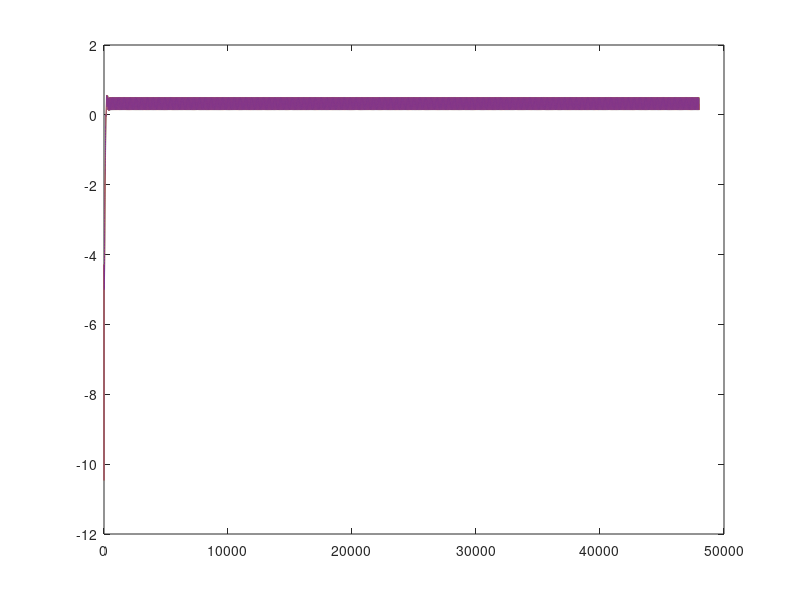

Write the MATLAB code that produced this figure. (Note: this script raises an error after producing the figure.)
% Wide-band fast RMS detector using a filter bank

Q = 1;
beta=(1+sqrt(1+4*Q^2))/(2*Q);
bp_order = 1;
lp_order = 2;
lp_K = 1;
fs = 48000;
f0 = 20;
per_octave = 6;
% 2^(k/per_octave) < fs/(2*f0);
max_k = floor( per_octave * log2(fs/(2*f0)));
fcs = 2.^([0:max_k]'/per_octave) * f0;
while fcs(end) * beta >= fs / 2
    fcs = fcs(1:end - 1);
    max_k = max_k - 1;
end
bp_bs = zeros(2 * bp_order + 1, max_k + 1);
bp_as = zeros(2 * bp_order + 1, max_k + 1);
for k = 0:max_k
    [b, a] = butter(bp_order, [1/beta beta] * fcs(k+1)/fs*2, 'bandpass');
    bp_bs(:, k+1) = b';
    bp_as(:, k+1) = a';
end
test_fcs = 2.^([0:2*max_k]'/(2*per_octave)) * f0;
A = zeros(length(test_fcs), max_k + 1);
for k = 0:max_k
    h = abs(freqz(bp_bs(:,k+1), bp_as(:,k+1), test_fcs/fs*2*pi));
    A(:, k+1) = h;
end
B=ones(size(A,1),1);
X=A\B;
X2=A.^2\B;

G=sum(A(1:2:end,:)'.^2);
mean_G = mean(G);

lp_bs = zeros(lp_order + 1, max_k + 1);
lp_as = zeros(lp_order + 1, max_k + 1);
for k = 0:max_k
    [b, a] = butter(lp_order, fcs(k+1)/fs*2/lp_K);
    lp_bs(:, k+1) = b';
    lp_as(:, k+1) = a';
end

test_freqs = 320 * 2.^([0 1 2 3]/(4*per_octave));
N = fs;
ys = zeros(N, 4);
for i = 1:4
    test_f = test_freqs(i);
    x = cos(2*pi*test_f/fs*[0:N-1]');
    lp_bp_x = zeros(N, 1);
    for j = 1:max_k+1
        bp_x = filter(bp_bs(:,j), bp_as(:,j), x);
        lp_bp_x = lp_bp_x + filter(lp_bs(:,j), lp_as(:,j), bp_x.^2) / mean_G;
    end
    ys(:, i) = lp_bp_x;
end

figure(2);
plot(pow2db(ys) - pow2db(mean(x.^2)));

if 0
N = fs*4;
ns = [0:N-1]';
test_freqs = logspace(log10(fcs(1)),log10(fcs(end)),N)';
x = sin(cumsum(2*pi*test_freqs/fs));
test_f = test_freqs(i);
y = zeros(N, 1);
for j = 1:max_k+1
    bp_x = filter(bp_bs(:,j), bp_as(:,j), x);
    y = y + filter(lp_bs(:,j), lp_as(:,j), bp_x.^2) / mean_G;
end

figure(2);
plot(pow2db(y))
end

[x,fs] = audioread('bd.wav');
N=length(x);
y = zeros(N, 1);
mean_G = mean(G);
for j = 1:max_k+1
    bp_x = filter(bp_bs(:,j), bp_as(:,j), x);
    y = y + filter(lp_bs(:,j), lp_as(:,j), bp_x.^2) / mean_G;
end

figure(2);
m = 1 + 0.3 * ((abs(x)./sqrt(y) - 0.5));
plot(1:N,x,1:N, x ./ m);
